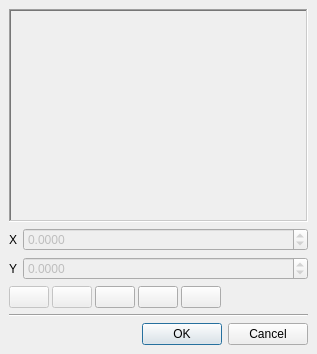
<?xml version="1.0" encoding="UTF-8"?>
<ui version="4.0">
 <class>MainWindow</class>
 <widget class="QMainWindow" name="MainWindow">
  <property name="geometry">
   <rect>
    <x>0</x>
    <y>0</y>
    <width>317</width>
    <height>354</height>
   </rect>
  </property>
  <property name="windowTitle">
   <string>Graph</string>
  </property>
  <property name="windowIcon">
   <iconset resource="res.qrc">
    <normaloff>:/SE1.png</normaloff>:/SE1.png</iconset>
  </property>
  <widget class="QWidget" name="centralwidget">
   <layout class="QVBoxLayout" name="verticalLayout_2">
    <item>
     <widget class="QFrame" name="frame">
      <property name="sizePolicy">
       <sizepolicy hsizetype="Expanding" vsizetype="Expanding">
        <horstretch>0</horstretch>
        <verstretch>0</verstretch>
       </sizepolicy>
      </property>
      <property name="minimumSize">
       <size>
        <width>100</width>
        <height>100</height>
       </size>
      </property>
      <property name="frameShape">
       <enum>QFrame::WinPanel</enum>
      </property>
      <property name="frameShadow">
       <enum>QFrame::Sunken</enum>
      </property>
      <layout class="QVBoxLayout" name="verticalLayout">
       <property name="leftMargin">
        <number>0</number>
       </property>
       <property name="topMargin">
        <number>0</number>
       </property>
       <property name="rightMargin">
        <number>0</number>
       </property>
       <property name="bottomMargin">
        <number>0</number>
       </property>
       <item>
        <widget class="Graph" name="graph" native="true"/>
       </item>
      </layout>
     </widget>
    </item>
    <item>
     <layout class="QGridLayout" name="gridLayout">
      <item row="0" column="0">
       <widget class="QLabel" name="label">
        <property name="sizePolicy">
         <sizepolicy hsizetype="Fixed" vsizetype="Preferred">
          <horstretch>0</horstretch>
          <verstretch>0</verstretch>
         </sizepolicy>
        </property>
        <property name="text">
         <string>X</string>
        </property>
       </widget>
      </item>
      <item row="0" column="1">
       <widget class="QDoubleSpinBox" name="posX">
        <property name="enabled">
         <bool>false</bool>
        </property>
        <property name="decimals">
         <number>4</number>
        </property>
        <property name="minimum">
         <double>-999999999.000000000000000</double>
        </property>
        <property name="maximum">
         <double>999999999.000000000000000</double>
        </property>
        <property name="singleStep">
         <double>0.100000000000000</double>
        </property>
       </widget>
      </item>
      <item row="1" column="0">
       <widget class="QLabel" name="label_2">
        <property name="sizePolicy">
         <sizepolicy hsizetype="Fixed" vsizetype="Preferred">
          <horstretch>0</horstretch>
          <verstretch>0</verstretch>
         </sizepolicy>
        </property>
        <property name="text">
         <string>Y</string>
        </property>
       </widget>
      </item>
      <item row="1" column="1">
       <widget class="QDoubleSpinBox" name="posY">
        <property name="enabled">
         <bool>false</bool>
        </property>
        <property name="decimals">
         <number>4</number>
        </property>
        <property name="minimum">
         <double>-999999999.000000000000000</double>
        </property>
        <property name="maximum">
         <double>999999999.000000000000000</double>
        </property>
        <property name="singleStep">
         <double>0.100000000000000</double>
        </property>
       </widget>
      </item>
     </layout>
    </item>
    <item>
     <layout class="QHBoxLayout" name="horizontalLayout">
      <property name="spacing">
       <number>3</number>
      </property>
      <item>
       <widget class="QPushButton" name="btnUndo">
        <property name="enabled">
         <bool>false</bool>
        </property>
        <property name="toolTip">
         <string>Undo</string>
        </property>
        <property name="text">
         <string/>
        </property>
        <property name="icon">
         <iconset resource="res.qrc">
          <normaloff>:/edit-undo.png</normaloff>:/edit-undo.png</iconset>
        </property>
        <property name="iconSize">
         <size>
          <width>24</width>
          <height>24</height>
         </size>
        </property>
       </widget>
      </item>
      <item>
       <widget class="QPushButton" name="btnRedo">
        <property name="enabled">
         <bool>false</bool>
        </property>
        <property name="toolTip">
         <string>Redo</string>
        </property>
        <property name="text">
         <string/>
        </property>
        <property name="icon">
         <iconset resource="res.qrc">
          <normaloff>:/edit-redo.png</normaloff>:/edit-redo.png</iconset>
        </property>
        <property name="iconSize">
         <size>
          <width>24</width>
          <height>24</height>
         </size>
        </property>
       </widget>
      </item>
      <item>
       <widget class="QPushButton" name="btnCopy">
        <property name="sizePolicy">
         <sizepolicy hsizetype="Fixed" vsizetype="Fixed">
          <horstretch>0</horstretch>
          <verstretch>0</verstretch>
         </sizepolicy>
        </property>
        <property name="toolTip">
         <string>Copy entire graph</string>
        </property>
        <property name="text">
         <string/>
        </property>
        <property name="icon">
         <iconset resource="res.qrc">
          <normaloff>:/Edit-copy.png</normaloff>:/Edit-copy.png</iconset>
        </property>
        <property name="iconSize">
         <size>
          <width>24</width>
          <height>24</height>
         </size>
        </property>
        <property name="shortcut">
         <string>Ctrl+S</string>
        </property>
       </widget>
      </item>
      <item>
       <widget class="QPushButton" name="btnPaste">
        <property name="sizePolicy">
         <sizepolicy hsizetype="Fixed" vsizetype="Fixed">
          <horstretch>0</horstretch>
          <verstretch>0</verstretch>
         </sizepolicy>
        </property>
        <property name="toolTip">
         <string>Paste graph</string>
        </property>
        <property name="text">
         <string/>
        </property>
        <property name="icon">
         <iconset resource="res.qrc">
          <normaloff>:/Edit-paste.png</normaloff>:/Edit-paste.png</iconset>
        </property>
        <property name="iconSize">
         <size>
          <width>24</width>
          <height>24</height>
         </size>
        </property>
       </widget>
      </item>
      <item>
       <widget class="QPushButton" name="btnScaleAndTranslate">
        <property name="toolTip">
         <string>Scale and Translate</string>
        </property>
        <property name="text">
         <string/>
        </property>
        <property name="icon">
         <iconset resource="res.qrc">
          <normaloff>:/view-fullscreen.png</normaloff>:/view-fullscreen.png</iconset>
        </property>
        <property name="iconSize">
         <size>
          <width>24</width>
          <height>24</height>
         </size>
        </property>
       </widget>
      </item>
      <item>
       <spacer name="horizontalSpacer">
        <property name="orientation">
         <enum>Qt::Horizontal</enum>
        </property>
        <property name="sizeHint" stdset="0">
         <size>
          <width>40</width>
          <height>20</height>
         </size>
        </property>
       </spacer>
      </item>
     </layout>
    </item>
    <item>
     <widget class="Line" name="line">
      <property name="orientation">
       <enum>Qt::Horizontal</enum>
      </property>
     </widget>
    </item>
    <item>
     <widget class="QDialogButtonBox" name="buttonBox">
      <property name="standardButtons">
       <set>QDialogButtonBox::Cancel|QDialogButtonBox::Ok</set>
      </property>
     </widget>
    </item>
   </layout>
  </widget>
 </widget>
 <customwidgets>
  <customwidget>
   <class>Graph</class>
   <extends>QWidget</extends>
   <header>graph.h</header>
   <container>1</container>
  </customwidget>
 </customwidgets>
 <resources>
  <include location="res.qrc"/>
 </resources>
 <connections/>
</ui>
